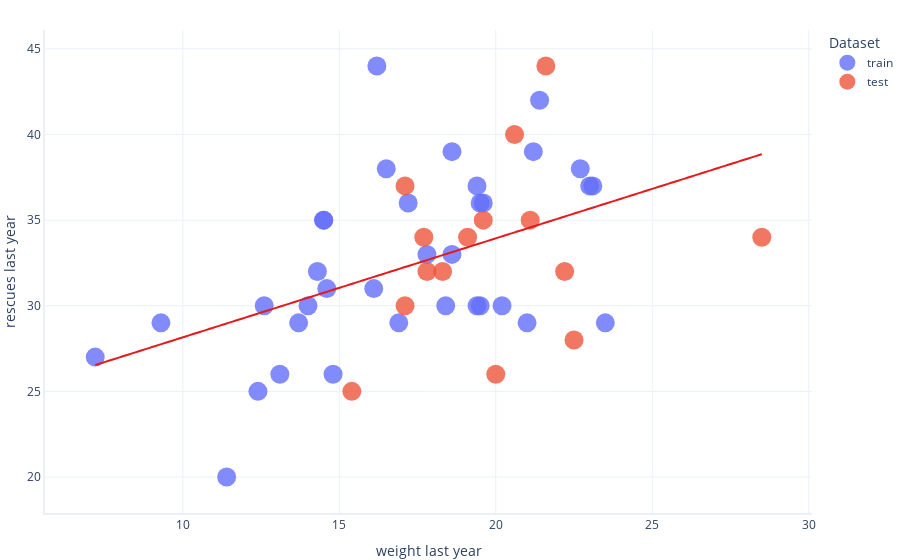

Here is the notebook cell this chart was saved with:
### Markdown cell above
We can see that these sets are different, and that the training set and test set contain 70% and 30% of the overall data respectively.

Let's have a look at how the training set and test set are separated out:

### Code cell
# You don't need to understand this code well
# It's just used to create a scatter plot

# concatenate training and test so they can be graphed
plot_set = pandas.concat([train,test])
plot_set["Dataset"] = ["train"] * len(train) + ["test"] * len(test)

print(plot_set)

# Create graph
graphing.scatter_2D(plot_set, "weight_last_year", "rescues_last_year", "Dataset", trendline = lambda x: model.params[1] * x + model.params[0])
